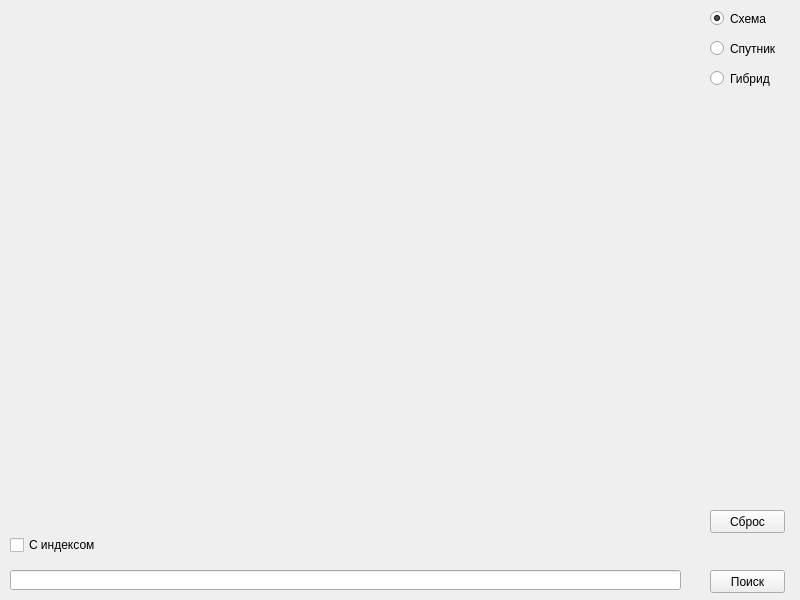
<?xml version="1.0" encoding="UTF-8"?>
<ui version="4.0">
 <class>mainWindow</class>
 <widget class="QMainWindow" name="mainWindow">
  <property name="geometry">
   <rect>
    <x>0</x>
    <y>0</y>
    <width>800</width>
    <height>600</height>
   </rect>
  </property>
  <property name="windowTitle">
   <string>Anvar&amp;Arthur Map</string>
  </property>
  <widget class="QWidget" name="centralwidget">
   <widget class="QLabel" name="screen">
    <property name="geometry">
     <rect>
      <x>32</x>
      <y>10</y>
      <width>650</width>
      <height>450</height>
     </rect>
    </property>
    <property name="text">
     <string/>
    </property>
   </widget>
   <widget class="QLineEdit" name="address_input">
    <property name="geometry">
     <rect>
      <x>10</x>
      <y>570</y>
      <width>671</width>
      <height>20</height>
     </rect>
    </property>
   </widget>
   <widget class="QPushButton" name="search">
    <property name="geometry">
     <rect>
      <x>710</x>
      <y>570</y>
      <width>75</width>
      <height>23</height>
     </rect>
    </property>
    <property name="text">
     <string>Поиск</string>
    </property>
   </widget>
   <widget class="QRadioButton" name="layout">
    <property name="geometry">
     <rect>
      <x>710</x>
      <y>10</y>
      <width>82</width>
      <height>17</height>
     </rect>
    </property>
    <property name="text">
     <string>Схема</string>
    </property>
    <property name="checkable">
     <bool>true</bool>
    </property>
    <property name="checked">
     <bool>true</bool>
    </property>
    <property name="autoExclusive">
     <bool>true</bool>
    </property>
   </widget>
   <widget class="QRadioButton" name="satellite">
    <property name="geometry">
     <rect>
      <x>710</x>
      <y>40</y>
      <width>82</width>
      <height>17</height>
     </rect>
    </property>
    <property name="text">
     <string>Спутник</string>
    </property>
   </widget>
   <widget class="QRadioButton" name="hybrid">
    <property name="geometry">
     <rect>
      <x>710</x>
      <y>70</y>
      <width>82</width>
      <height>17</height>
     </rect>
    </property>
    <property name="text">
     <string>Гибрид</string>
    </property>
   </widget>
   <widget class="QLabel" name="address_output">
    <property name="geometry">
     <rect>
      <x>10</x>
      <y>510</y>
      <width>671</width>
      <height>16</height>
     </rect>
    </property>
    <property name="text">
     <string/>
    </property>
   </widget>
   <widget class="QPushButton" name="reset_address">
    <property name="geometry">
     <rect>
      <x>710</x>
      <y>510</y>
      <width>75</width>
      <height>23</height>
     </rect>
    </property>
    <property name="text">
     <string>Сброс</string>
    </property>
   </widget>
   <widget class="QCheckBox" name="index_state">
    <property name="geometry">
     <rect>
      <x>10</x>
      <y>535</y>
      <width>91</width>
      <height>20</height>
     </rect>
    </property>
    <property name="text">
     <string>С индексом</string>
    </property>
   </widget>
  </widget>
 </widget>
 <resources/>
 <connections/>
</ui>
